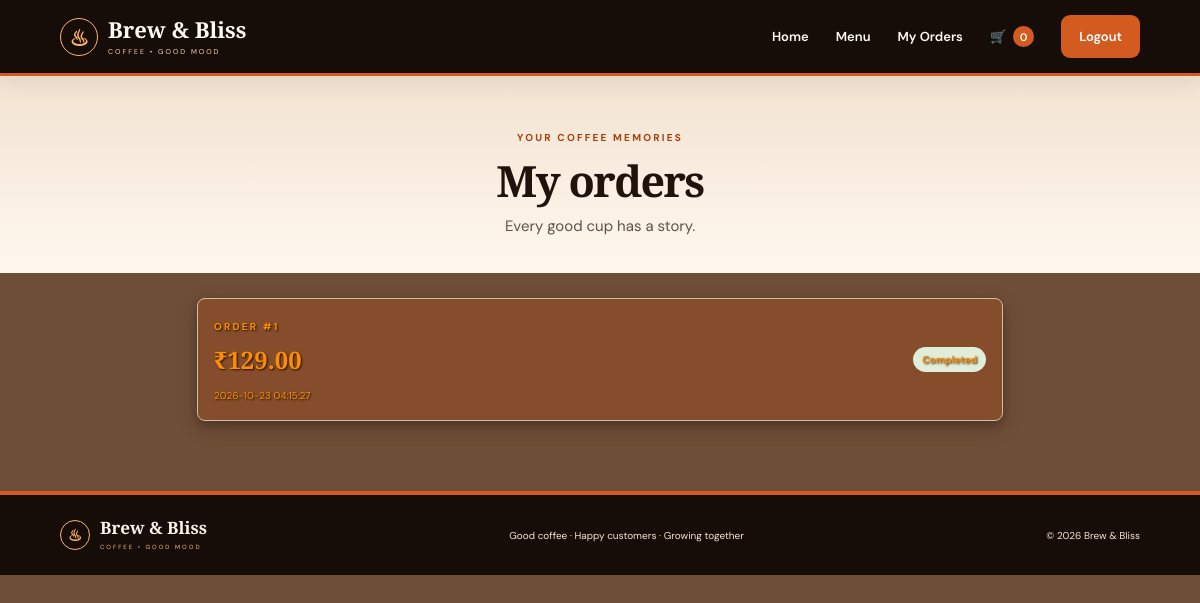
/orders (signed in), run on the app's committed database.
### tables this page shows
CREATE TABLE orders(order_id INTEGER PRIMARY KEY AUTOINCREMENT, customer_id INTEGER NOT NULL, total_amount REAL NOT NULL, discount REAL NOT NULL DEFAULT 0, status TEXT NOT NULL DEFAULT 'Pending', created_at TEXT DEFAULT CURRENT_TIMESTAMP, FOREIGN KEY(customer_id) REFERENCES customer(customer_id));

### app.py (the view)
@app.route('/orders')
@login_required('customer')
def orders():
    c=db(); rows=c.execute('SELECT * FROM orders WHERE customer_id=? ORDER BY order_id DESC',(session['user_id'],)).fetchall(); c.close(); return render_template('orders.html',orders=rows)

### app.py (called while the page is built)
def db():
    c=sqlite3.connect(DB_PATH); c.row_factory=sqlite3.Row; c.execute('PRAGMA foreign_keys=ON'); return c

def login_required(role):
    def deco(fn):
        @wraps(fn)
        def wrapper(*a,**kw):
            if session.get('role') != role:
                flash('Please sign in to continue.','error')
                return redirect(url_for('customer_login' if role=='customer' else 'admin_login'))
            return fn(*a,**kw)
        return wrapper
    return deco

@app.context_processor
def inject_globals():
    return {'cart_count':sum(int(x) for x in session.get('cart',{}).values()), 'current_user':session.get('username'), 'current_role':session.get('role')}

### templates/orders.html
{% extends 'base.html' %}{% block title %}My orders{% endblock %}{% block content %}<section class="page-heading"><span class="eyebrow">YOUR COFFEE MEMORIES</span><h1>My orders</h1><p>Every good cup has a story.</p></section><section class="orders-list">{% for order in orders %}<article class="order-card"><div><span class="eyebrow">ORDER #{{ order['order_id'] }}</span><h3>₹{{ '%.2f'|format(order['total_amount']) }}</h3><small>{{ order['created_at'] }}</small></div><span class="status status-{{ order['status']|lower }}">{{ order['status'] }}</span></article>{% else %}<div class="empty-cart"><span>☕</span><h2>No orders yet</h2><p>Your next favourite is waiting to be discovered.</p><a class="btn btn-caramel" href="{{ url_for('customer_home') }}#menu">Explore menu →</a></div>{% endfor %}</section>{% endblock %}

### static/style.css (style rules this page uses)
:root { --espresso:#28170f;--coffee:#60351f;--roast:#82472b;--caramel:#bd744b;--peach:#e7b18b;--cream:#fff8ef;--paper:#f5e8d8;--ink:#302019;--muted:#8b776b;--line:#ead9c8;--white:#fffdf9;--green:#526d4e;--shadow:0 16px 45px rgba(63,35,19,.10) }
* { box-sizing:border-box }
html { scroll-behavior:smooth;scroll-padding-top:95px }
body { margin:0;background:var(--cream);color:var(--ink);font-family:'DM Sans',sans-serif;font-size:15px }
.eyebrow { font-size:10px;letter-spacing:2.2px;font-weight:700;color:var(--caramel);text-transform:uppercase }
.hero h1,.auth-art h1,.last-call h2,.welcome-banner h1,.page-heading h1,.success-page h1 { font:600 clamp(42px,5.2vw,68px)/1.08 'Playfair Display',serif;letter-spacing:-1.6px;margin:20px 0 }
.page-heading { padding:50px 24px 25px;text-align:center;background:linear-gradient(180deg,#f2e2d1,#fff8ef) }
.page-heading h1 { font-size:43px;margin:12px 0 }
.page-heading p { color:var(--muted);margin:0 0 12px }
.orders-list { max-width:850px;margin:25px auto 70px;padding:0 22px }
.order-card { background:#fffdf9;border:1px solid var(--line);border-radius:12px;padding:20px;display:flex;align-items:center;justify-content:space-between;margin-bottom:12px }
.order-card h3 { font:600 24px 'Playfair Display',serif;margin:8px 0 }
.order-card small { color:var(--muted);font-size:10px }
.status { display:inline-block;padding:6px 9px;border-radius:30px;background:#f5e8d6;color:#8b5b32;font-size:10px;font-weight:700 }
.status-ready,.status-completed { background:#e1ecd9;color:#42643c }
:root { --espresso:#160d09;--coffee:#382015;--roast:#713719;--caramel:#d45b20;--peach:#ffb36b;--cream:#fffaf2;--paper:#f1e0cc;--ink:#20120c;--muted:#625047;--line:#d8bca3;--white:#fff;--green:#245b42;--shadow:0 18px 48px rgba(35,17,8,.16) }
body { background:#fffaf2;color:#20120c }
.eyebrow { color:#a63f0a }
body { background-color: #6F4E37 !important; }
.cart-item, .summary-card, [class*="card"] { background-color: #854d2b !important; border-radius: 8px; padding: 16px; margin-bottom: 12px; box-shadow: 0 4px 8px rgba(0, 0, 0, 0.2), 0 6px 20px rgba(0, 0, 0, 0.19) !important; transition: box-shadow 0.3s ease; }
.cart-item, .summary-card, [class*="card"], .cart-item *, .summary-card *, [class*="card"] * { color: #FF8C00 !important; text-shadow: 1px 1px 2px rgba(0, 0, 0, 0.8) !important; }

### data on the page
orders: order_id "1", total_amount "129.00", created_at "2026-10-23 04:15:27", status "Completed"

### other printed values
{{ cart_count }} "0"
